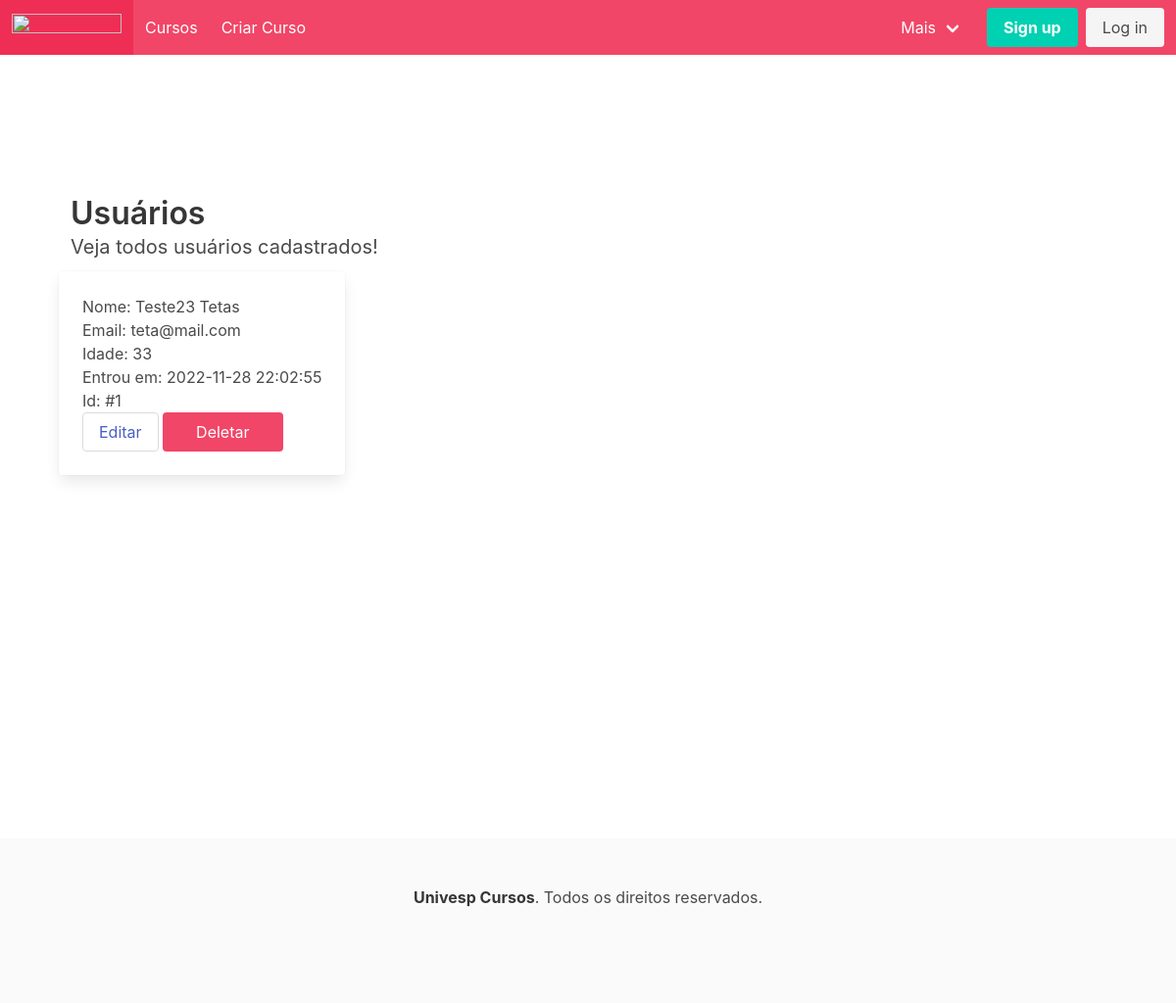
/users, run on an earlier commit of the app's database.
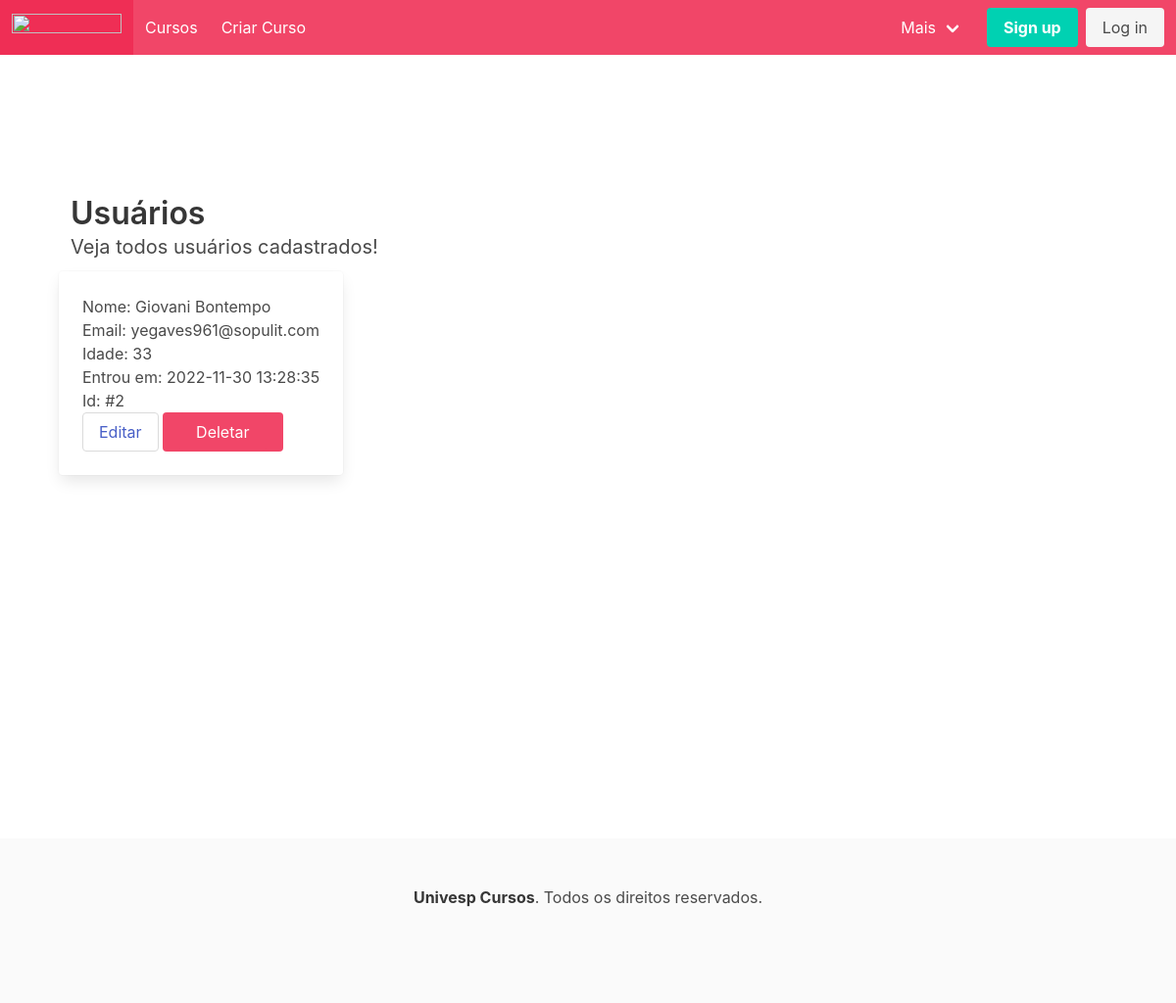
And on a later commit of the database.
### app.py (models this page shows, shortened)
class Usuario(db.Model):
    id = db.Column(db.Integer, primary_key=True)
    nome = db.Column(db.String(100), nullable=False)
    sobrenome = db.Column(db.String(100), nullable=False)
    email = db.Column(db.String(80), unique=True, nullable=False)
    senha = db.Column(db.String(16), nullable=False)
    idade = db.Column(db.Integer)
    created_at = db.Column(db.DateTime(timezone=True), server_default=func.now())
    ativo = db.Column(db.Boolean, default=True)

### app.py (the view)
@app.route('/users')
def users():
    usuarios = Usuario.query.all()
    return render_template('users.html', usuarios=usuarios, titulo='Usuários')

### templates/users.html (shortened to what this page needs)
{% extends 'base.html' %}
{% block content %}
<head>
</head>
<section class="section is-medium">
        <h1 class="title">Usuários</h1>
        <h2 class="subtitle">
            Veja todos usuários cadastrados!
</h2>
<div class='columns is-multiline'>
{% for usuario in usuarios %}
{% if usuario. ativo == True %}
<div class='columns is-multiline'>
<div class='column is-12'>
        <div class="card">
          <div class="card-content">
        <p class="name">Nome: {{ usuario.nome }} {{ usuario.sobrenome }}</p>
        <p>Email: {{ usuario.email }}</p>
        <p>Idade: {{ usuario.idade }}</p>
        <p>Entrou em: {{ usuario.created_at }}</p>
        <p>Id: #{{ usuario.id }}</p>
        <button class="button"><a href="{{ url_for('editu', user_id=usuario.id) }}">Editar</a></button>
        <button class="button is-danger">
                <form method="POST"
                    action="{{ url_for('deleteu', user_id=usuario.id) }}">
                    <input class="button is-danger" type="submit" value="Deletar"
                    onclick="return confirm('Tem certeza que quer deletar seu usuário?')">
                </form>
        </button>
</div>
</div>
</div>
</div>
{% endif %}
{% endfor %}
</section>
{% endblock %}

### templates/base.html (shortened to what this page needs)
<!DOCTYPE html>
<html lang="pt-br">
<head>
    <link rel="stylesheet" href="/static/css/bulma.css">
    <link rel="stylesheet" href="/static/css/style.css">
</head>
<body>
    <nav class="navbar is-danger" role="navigation" aria-label="main navigation">
        <div class="navbar-brand">
          <a class="navbar-item" href="/">
            <img src="https://bulma.io/images/bulma-logo.png" width="112" height="28">
          </a>
        </div>
        <div id="navbarBasicExample" class="navbar-menu">
          <div class="navbar-start">
            <a class="navbar-item" href="/courses">
                Cursos
              </a>
            <a class="navbar-item" href="/create-curso">
              Criar Curso
            </a>
          </div>
          <div class="navbar-end">
            <div class="navbar-item has-dropdown is-hoverable">
              <a class="navbar-link">
                Mais
              </a>
            </div>
            <div class="navbar-item">
              <div class="buttons">
                <a href="/create-user/" class="button is-primary">
                  <strong>Sign up</strong>
                </a>
                <a href="#" class="button is-light">
                  Log in
                </a>
              </div>
            </div>
          </div>
        </div>
      </nav>
    <div id="page-container">
        <div id="content-wrap">
            {% block content %} {% endblock %}
        </div>
    </div>
    <footer class="footer">
        <div class="content has-text-centered">
          <p>
            <strong>Univesp Cursos</strong>. Todos os direitos reservados.
          </p>
        </div>
      </footer>
</body>
</html>

### static/css/style.css (style rules this page uses)
#page-container { position: relative; min-height: 100vh; }
#content-wrap { padding-bottom: 2.5rem; }

What changed in the data, as far as the page shows it:
no longer on this page (row edited): Usuario: nome "Teste23", sobrenome "Tetas", email "teta@mail.com", idade "33", created_at "2022-11-28 22:02:55", id "1"
added Usuario: nome "Giovani", sobrenome "Bontempo", email "yegaves961@sopulit.com", idade "33", created_at "2022-11-30 13:28:35", id "2"
